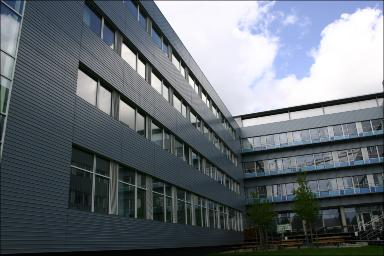
%> input picture MATLAB Exe/CV-I/Exercise3/TUfinger01.jpg, 384 x 256 px
$ octave --eval "result = Exercise4_12points;"   (GNU Octave 9; MATLAB toolbox functions it lacks are replaced by stand-ins)
%> lines starting %> are read from the running program, lines starting %| are printed output that depends on the picture
### MATLAB Exe/CV-I/Exercise3/mydlt.m
function r = mydlt(x,xf)

[mf nf] = size(xf);
[m n] = size(x);
xf(3,:) = ones(1,nf);
x(3,:) = ones(1,n);

if mf ~= m || nf ~= n || m ~= 2 || n < 4
    disp('please enter at least 4 correspondences');
    return
end

myzero = [0 0 0];

for i = 1:n
    A(i*2-1,:)=[myzero -xf(3,i)*x(:,i)' xf(2,i)*x(:,i)'];
    A(i*2,:)=[xf(3,i)*x(:,i)' myzero -xf(1,i)*x(:,i)'];
end

[U,S,V] = svd(A);
% [value, index] = min(S,[],2);
H = reshape(V(:,end),3,3)';
H = H / H(3,3);

r = H;
% [10 lines of commented-out code are left out]

close all

### MATLAB Exe/CV-I/Exercise3/mydlt_norm.m
function r = mydlt_norm(x,xf)

[mf nf] = size(xf);
[m n] = size(x);
% xf(3,:) = ones(1,nf);
% x(3,:) = ones(1,n);

if mf ~= m || nf ~= n || m ~= 2 || n < 4
    disp('please enter at least 4 correspondences');
    return
end

centroid = [ sum(x(1,:))/n; sum(x(2,:))/n ];
centroidf = [ sum(xf(1,:))/nf; sum(xf(2,:))/nf ];

xft = xf - repmat([centroidf(1); centroidf(2)], 1, nf);
xt = x - repmat([centroid(1); centroid(2)], 1, n);

% disp('centroids');
% [ sum(xt(1,:))/n; sum(xt(2,:))/n ]
% [ sum(xft(1,:))/nf; sum(xft(2,:))/nf ]
% figure; plot(x(1,:),x(2,:));
% figure; plot(xt(1,:), xt(2,:));

xfdist = sqrt(xft(1,:).^2 + xft(2,:).^2);
avfdist = sum(xfdist)/nf;
scalfactorf = sqrt(2)/avfdist;
xftn = xft.*scalfactorf;

% [5 lines of commented-out code are left out]
Tf = [scalfactorf 0 -scalfactorf*centroidf(1);
        0 scalfactorf -scalfactorf*centroidf(2);
        0       0               1];


xdist = sqrt(xt(1,:).^2 + xt(2,:).^2);
avdist = sum(xdist)/n;
scalfactor = sqrt(2)/avdist;
xtn = xt.*scalfactor;

% [5 lines of commented-out code are left out]
T = [scalfactor 0 -scalfactor*centroid(1);
        0 scalfactor -scalfactor*centroid(2);
        0       0               1];

Hf = mydlt(xtn,xftn);

H = (inv(Tf)*Hf*T);
H = H / H(3,3);

% [20 lines of commented-out code are left out]


r = H;

### MATLAB Exe/CV-I/Exercise3/Exercise4_12points_norm.m
function r = Exercise4_12points()

clc;

im1 = imread('TUfinger01.jpg');
%> im1 is the input picture: size 256x384x3 uint8; mean R, G, B 100.5, 108, 114.4
im2 = imread('TUfinger02.jpg');
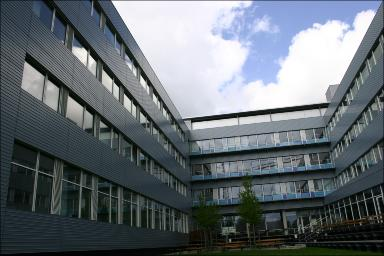
%> input picture MATLAB Exe/CV-I/Exercise3/TUfinger02.jpg, 384 x 256 px
%> im2 is the input picture: size 256x384x3 uint8; mean R, G, B 100.2, 108.2, 113.9
figure(1); imshow(im1);
% disp('Please click on two points on each of two parallel lines')
% [x,y] = ginput(4);
figure(2); imshow(im2);
% disp('Please repeat the process with another couple of lines')
% [x(5:8),y(5:8)] = ginput(4);


x1 = [ 69.0000   73.0000   76.0000   79.0000  101.0000  104.0000  344.0000  340.0000  325.0000  323.0000  290.0000  290.0000
  209.0000  143.0000   95.0000   60.0000   40.0000   17.0000  226.0000  207.0000  116.0000  106.0000  121.0000  112.0000];

x2 = [ 6.0000   15.0000   21.0000   26.0000   53.0000   56.0000  285.0000  282.0000  272.0000  271.0000  238.0000  239.0000
  208.0000  140.0000   87.0000   53.0000   32.0000    8.0000  235.0000  211.0000  122.0000  113.0000  126.0000  116.0000];

h = mydlt_norm(x1,x2);

t = maketform('projective',h');
corr_im = imtransform(im1,t);
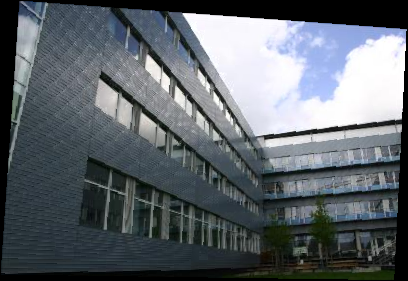
%> corr_im: size 281x408x3 uint8; mean R, G, B 93.7, 100.4, 106.1

[m n o] = size(im1);
%> m = 256; n = 384; o = 3
[m2 n2 o2] = size(im2);
%> m2 = 256; n2 = 384; o2 = 3

%> (the run ends here)
